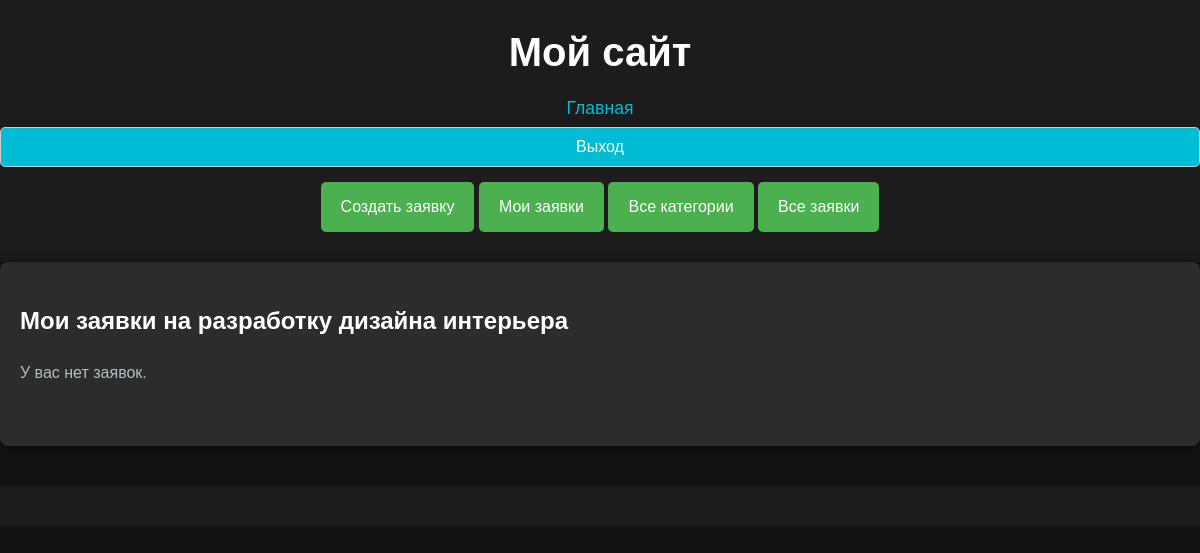
The app's page /my_requests/ (signed in), older data.
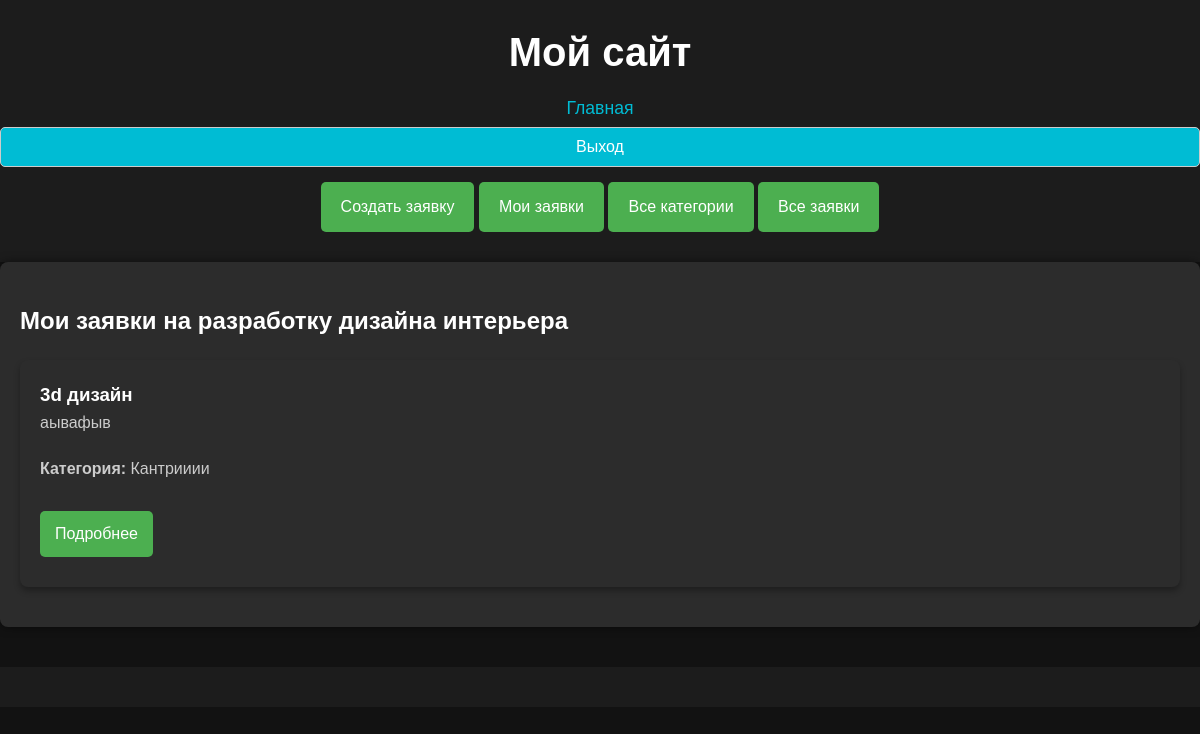
The same page, newer data.
### main/models.py (models this page shows, shortened)
class DesignRequest(models.Model):
    STATUS_CHOICES = [
        ('new', 'Новая'),
        ('in_progress', 'Принято в работу'),
        ('completed', 'Выполнено'),
    ]
    user = models.ForeignKey(User, on_delete=models.CASCADE, related_name='design_requests')  # Связь с пользователем
    title = models.CharField(max_length=200)  # Название заявки
    description = models.TextField()  # Описание заявки
    category = models.ForeignKey('Category', on_delete=models.CASCADE)  # Категория
    photo = models.ImageField(upload_to='design_photos/', null=True, blank=True)  # Фото помещения
    created_at = models.DateTimeField(auto_now_add=True)  # Дата создания заявки
    is_important = models.BooleanField(default=False)  # Важность заявки
    status = models.CharField(
        max_length=20,
        choices=STATUS_CHOICES,
        default='new',  # Статус по умолчанию
    )

class Category(models.Model):
    name = models.CharField(max_length=100)

### main/views.py (the view)
# urls.py: path('my_requests/', views.my_requests, name='my_requests'),  # Список заявок
@login_required  # Убедимся, что только авторизованные пользователи могут просматривать свои заявки
def my_requests(request):
    requests = DesignRequest.objects.filter(user=request.user).order_by('-is_important', '-created_at')
    return render(request, 'main/my_requests.html', {'requests': requests})

### main/templates/main/my_requests.html (shortened to what this page needs)
{% extends 'main/layout.html' %}
{% block content %}
    <h2>Мои заявки на разработку дизайна интерьера</h2>
    <div class="request-list">
        {% for request in requests %}
            <div class="request-item {% if request.is_important %}important{% endif %}">
                <h3>{{ request.title }}</h3>
                <p>{{ request.description|truncatewords:20 }}</p>
                <p><strong>Категория:</strong> {{ request.category.name }}</p>
                <a href="{% url 'request_detail' request.id %}" class="btn">Подробнее</a>
            </div>
        {% empty %}
            <p>У вас нет заявок.</p>
        {% endfor %}
    </div>
{% endblock %}

Row changes from the older to the newer data that the page shows:
added DesignRequest: title "3d дизайн", description "аывафыв", category.name "Кантрииии"
Text that changed along with them:
text no longer shown: "У вас нет заявок."
